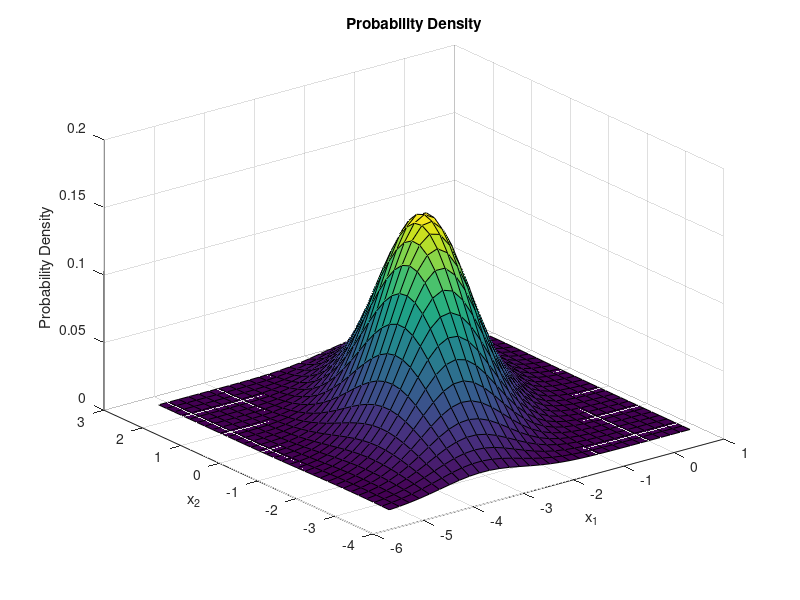
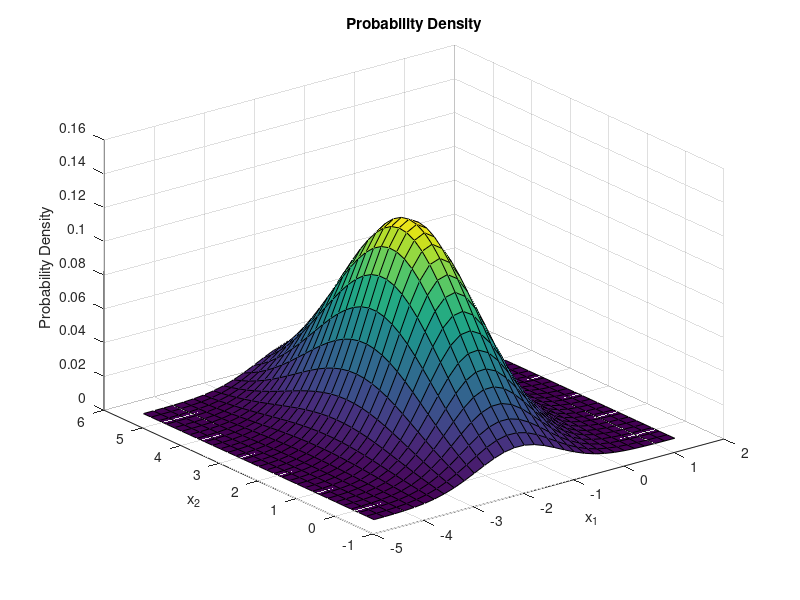
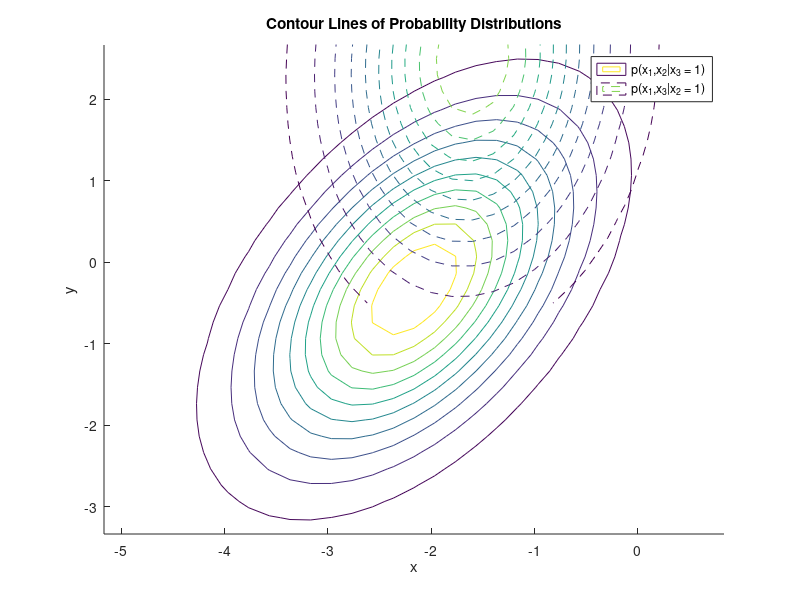

The MATLAB source for these figures, in order:
%                         Μηχανική Μάθηση
%                   1η Σειρά Ασκήσεων 2023-2024
%          Άσκηση 1.2: Multivariate Gaussian Distribution
% -------------------------------------------------------------------------
%                   Χαρίλαος Κουκουλάρης el18137
%                           6/12/2023

mi = [-2; 0; 2];
Sigma = [1 0.8 0.5; 0.8 2 1; 0.5 1 3];

%% Ερώτημα β. --------------------------------------------------------------

% Επιλογή των τυχαίων μεταβλητών x1 και x2 με x3 = 1
a = [1 2];
b = 3;
xb = 1;

% Σa|b = Σaa - Σab Σbb^-1 Σba
Sigma1 = Sigma(a,a) - Sigma(a,b) * Sigma(b,b)^-1 * Sigma(b,a)

% μa|b = μa + Σab Σbb^-1 (xb - μb)
mi1 = mi(a) + Sigma(a,b) * Sigma(b,b)^-1 * (xb - mi(b))

% Πλέγμα για την απεικόνιση της κατανομής πιθανότητας
x1 = [mi1(1)-3:0.2:mi1(1)+3 ; mi1(2)-3:0.2:mi1(2)+3];
[X1, X2] = meshgrid(x1(1,:),x1(2,:));
X = [X1(:) X2(:)];

% Υπο συνθήκη συνάρτηση πυκνότητας πιθανότητας p(x1,x2|x3=1)
y1 = mvnpdf(X,mi1',Sigma1);
y1 = reshape(y1,length(x1(1,:)),length(x1(2,:)));

figure
surf(x1(1,:),x1(2,:),y1)
title('Probability Density')
xlabel('x_1')
ylabel('x_2')
zlabel('Probability Density')

%% Ερώτημα γ. --------------------------------------------------------------

% Επιλογή των τυχαίων μεταβλητών x1 και x3 με x2 = 1
a = [1 3];
b = 2;
xb = 1;

% Σa|b = Σaa - Σab Σbb^-1 Σba
Sigma2 = Sigma(a,a) - Sigma(a,b) * Sigma(b,b)^-1 * Sigma(b,a)

% μa|b = μa + Σab Σbb^-1 (xb - μb)
mi2 = mi(a) + Sigma(a,b) * Sigma(b,b)^-1 * (xb - mi(b))

% Πλέγμα για την απεικόνιση της κατανομής πιθανότητας
x2 = [mi2(1)-3:0.2:mi2(1)+3 ; mi2(2)-3:0.2:mi2(2)+3];
[X1, X2] = meshgrid(x2(1,:),x2(2,:));
X = [X1(:) X2(:)];

% Υπο συνθήκη συνάρτηση πυκνότητας πιθανότητας p(x1,x3|x2=1)
y2 = mvnpdf(X,mi2',Sigma2);
y2 = reshape(y2,length(x2(1,:)),length(x2(2,:)));

figure
surf(x2(1,:),x2(2,:),y2)
title('Probability Density')
xlabel('x_1')
ylabel('x_2')
zlabel('Probability Density')

%% Ερώτημα δ. --------------------------------------------------------------

% Ισοσταθμικές καμπύλες των κατανομών πιθανότητας των ερωτημάτων β και γ
figure
hold
title('Contour Lines of Probability Distributions')
contour(x1(1,:),x1(2,:),y1)
contour(x2(1,:),x2(2,:),y2,'--')
legend('p(x_1,x_2|x_3 = 1)','p(x_1,x_3|x_2 = 1)')
xlabel('x')
ylabel('y')